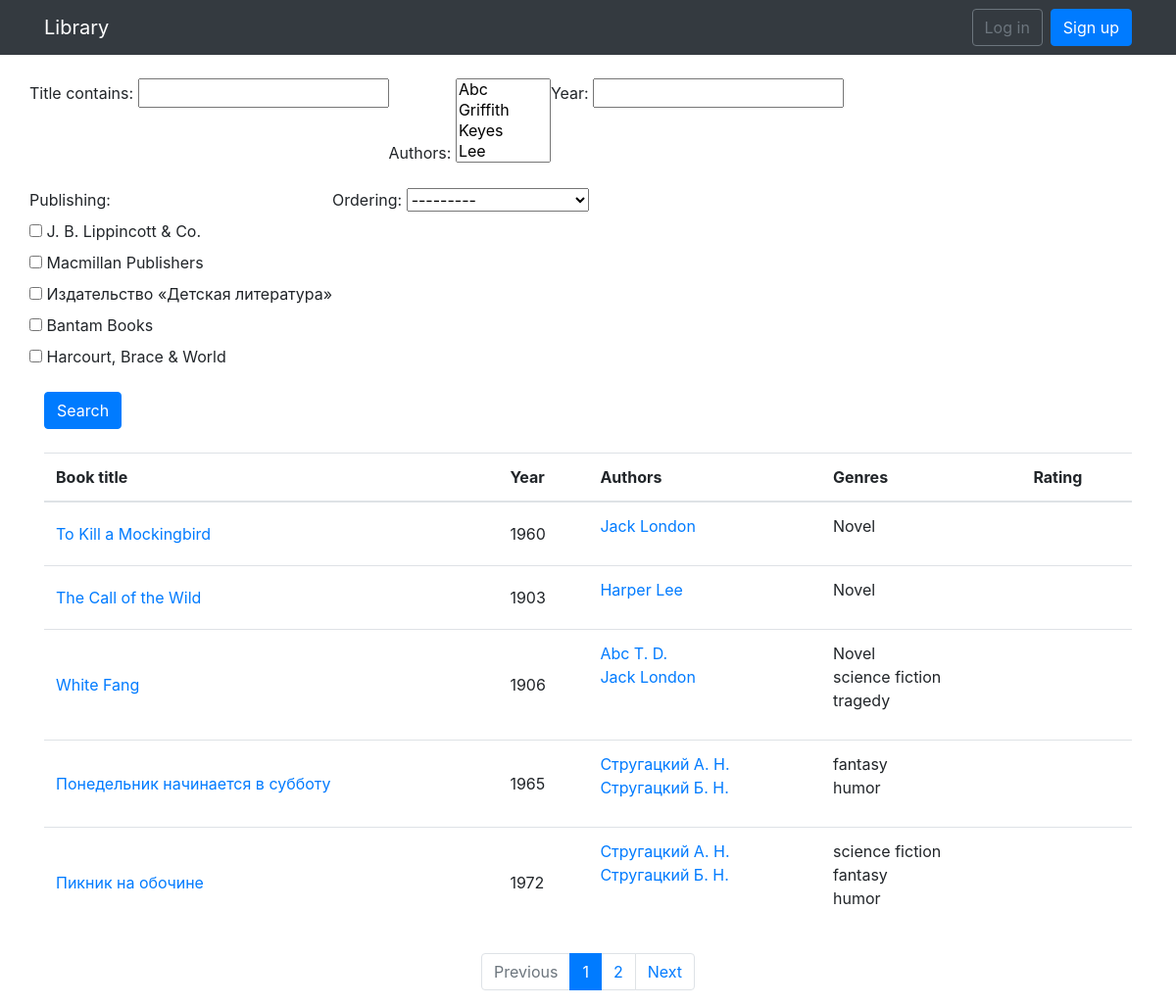
The page / on the database its author committed.
### mylib/models.py (models this page shows, shortened)
class Book(Timestamp):
    title = models.CharField(unique=True, max_length=80)
    year = models.IntegerField()
    number_page = models.IntegerField()
    publishing = models.ForeignKey(PublishingHouse, on_delete=models.CASCADE)
    authors = models.ManyToManyField(Author, through='BookAuthor')
    genre = models.ManyToManyField(Genre)
    description = models.TextField()
    cover = models.ImageField(blank=True, upload_to='book_cover/')
    ratings = GenericRelation(Rating, related_query_name='books')

class Author(Timestamp):
    first_name = models.CharField(max_length=25)
    second_name = models.CharField(max_length=25)
    middle_name = models.CharField(max_length=25, blank=True)
    pseudonym = models.CharField(max_length=25, blank=True)
    birth_date = models.DateField()
    death_date = models.DateField(blank=True, null=True)
    biography = models.TextField()
    country = models.ForeignKey(Country, on_delete=models.CASCADE)
    genre = models.ManyToManyField(Genre)
    photo = models.ImageField(blank=True, upload_to='author_photo/')
    def __str__(self):
        return self.second_name
    def short_name(self):
        if self.pseudonym:
            return '{}'.format(self.pseudonym)
        elif self.middle_name:
            return '{} {}. {}.'.format(self.second_name,
                                       self.first_name[0].capitalize(),
                                       self.middle_name[0].capitalize())
        else:
            return '{} {}.'.format(self.second_name,
                                   self.first_name[0].capitalize())
    class Meta:
        ordering = ('second_name',)

class Genre(models.Model):
    name = models.CharField(unique=True, max_length=20)

### mylib/views.py (the view)
# urls.py: path('', views.BookListView.as_view(), name='book_list'),
class BookListView(ListView):
    context_object_name = 'books'
    model = Book
    paginate_by = 5
    def get_context_data(self, *args, **kwargs):
        context = super().get_context_data(*args, **kwargs)
        filter = BookFilter(self.request.GET, queryset=self.get_queryset())
        context['filter'] = filter
        return context
    def get_queryset(self):
        return BookFilter(self.request.GET, queryset=Book.objects.all()).qs

### mylib/models.py (called while the page is built)
    def __str__(self):
        return self.name

### mylib/templatetags/get_filter_param.py (called while the page is built)
@register.simple_tag(takes_context=True)
def get_param(context):
    get_param = []
    request = context['request']
    for key, v in request.GET.items():
        value_list = request.GET.getlist(key)
        get_param.extend(['%s=%s' % (key, val) for val in value_list if key != 'page' and key != 'order_by'])
    return '&'.join(get_param)

### mylib/templates/mylib/book_list.html (shortened to what this page needs)
{% extends 'mylib/base.html' %}
{% load ratings %}
{% block content %}
<br>
<form method="get">
  <div class="row">
    <div class="form-group">
      {{ filter.form.title.label_tag }}
      {{ filter.form.title }}
    </div>
    <div class="form-group">
      {{ filter.form.authors.label_tag }}
      {{ filter.form.authors }}
    </div>
    <div class="form-group">
      {{ filter.form.year.label_tag }}
      {{ filter.form.year }}
    </div>
    <div class="form-group">
      {{ filter.form.publishing.label_tag }}
      {{ filter.form.publishing }}
    </div>
    <div class="form-group">
      {{ filter.form.o.label_tag }}
      {{ filter.form.o }}
    </div>
  </div>
  <button type="submit" class="btn btn-primary">
     Search
  </button>
</form>
<br>
<table class="table">
    <thead class="table table-hover">
      <tr>
          <th>Book title</th>
          <th>Year</th>
          <th>Authors</th>
          <th>Genres</th>
          <th>Rating</th>
      </tr>
    </thead>
    <tbody>
      {% for book in books %}
        <tr>
            <td class="align-middle">
                <a href="{% url 'book_info' book.id %}">{{ book.title }}</a>
            </td>
            <td class="align-middle">
                {{ book.year }}
            </td>
            <td>
                <ul class="list-unstyled">
                    {% for author in book.authors.all %}
                        <li><a href="{% url 'author_info' author.pk %}">{{ author.short_name }}</a></li>
                    {% endfor %}
                </ul>
            </td>
            <td>
                <ul class="list-unstyled">
                    {% for g in book.genre.all|slice:"0:3" %}
                        <li>{{ g.name }}</li>
                    {% endfor %}
                </ul>
            </td>
            <td>
            </td>
        </tr>
      {% empty %}
        <tr>
          <td colspan="5">No data</td>
        </tr>
      {% endfor %}
    </tbody>
</table>
{% include 'mylib/pagination.html' %}
{% endblock %}

### rows shown on the page
Book: title "To Kill a Mockingbird", year "1960"
Author: short_name "Jack London"
Genre: name "Novel"
Book: title "The Call of the Wild", year "1903"
Author: short_name "Harper Lee"
Book: title "White Fang", year "1906"
Author: short_name "Abc T. D."
Genre: name "science fiction"
Genre: name "tragedy"
Book: title "Понедельник начинается в субботу", year "1965"
Author: short_name "Стругацкий А. Н."
Author: short_name "Стругацкий Б. Н."
Genre: name "fantasy"
Genre: name "humor"
Book: title "Пикник на обочине", year "1972"

### other values the page prints
{{ filter.form.title.label_tag }} "Title contains:"
{{ filter.form.authors.label_tag }} "Authors:"
{{ filter.form.year.label_tag }} "Year:"
{{ filter.form.publishing.label_tag }} "Publishing:"
{{ filter.form.o.label_tag }} "Ordering:"
{{ page_num }} "1"
{{ page_num }} "2"
